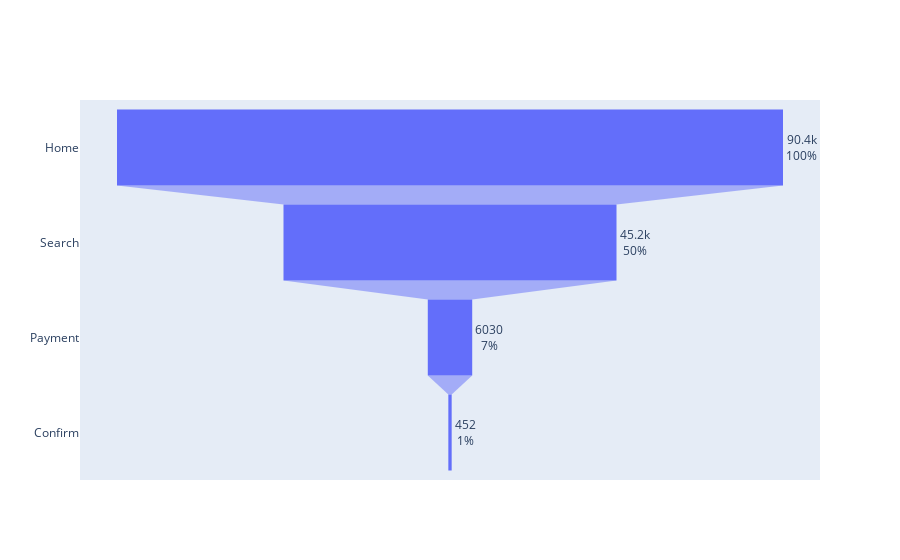

Notebook source saved alongside this figure:
### Code cell
# Visulizing the funnel. 
# reference: https://plotly.com/python/funnel-charts/
from plotly import graph_objects as go
import matplotlib.pyplot as plt

fig = go.Figure(go.Funnel(
    #y = ["Homepage","Search","Payment", "Confirmation"],
    y = phases,
    #x = [90400,45200,6030,452],
    x = values,
    textposition = "outside",
    textinfo = "value+percent initial"))

plt.figure(figsize=(8,6))
fig.show()

### Figure 1 — Plotly figure (JSON) as saved in the notebook; plotly's stock layout.template omitted (floating-point values rounded to 4 significant figures)
{"data": [{"textinfo": "value+percent initial", "textposition": "outside", "type": "funnel", "x": [90400, 45200, 6030, 452], "y": ["Home", "Search", "Payment", "Confirm"]}], "layout": {}}
